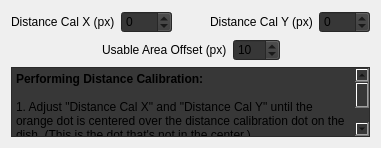
                <widget class="QWidget" name="page_2">
                 <property name="geometry">
                  <rect>
                   <x>0</x>
                   <y>0</y>
                   <width>381</width>
                   <height>139</height>
                  </rect>
                 </property>
                 <attribute name="label">
                  <string>Distance and Usable Area Calibration</string>
                 </attribute>
                 <layout class="QGridLayout" name="gridLayout_23">
                  <item row="2" column="0">
                   <layout class="QGridLayout" name="gridLayout_22">
                    <item row="0" column="0">
                     <widget class="QTextBrowser" name="textBrowser_4">
                      <property name="styleSheet">
                       <string notr="true">background-color:rgb(55,55,55)</string>
                      </property>
                      <property name="html">
                       <string>&lt;!DOCTYPE HTML PUBLIC &quot;-//W3C//DTD HTML 4.0//EN&quot; &quot;http://www.w3.org/TR/REC-html40/strict.dtd&quot;&gt;
&lt;html&gt;&lt;head&gt;&lt;meta name=&quot;qrichtext&quot; content=&quot;1&quot; /&gt;&lt;style type=&quot;text/css&quot;&gt;
p, li { white-space: pre-wrap; }
&lt;/style&gt;&lt;/head&gt;&lt;body style=&quot; font-family:'Sans Serif'; font-size:9pt; font-weight:400; font-style:normal;&quot;&gt;
&lt;p style=&quot; margin-top:0px; margin-bottom:0px; margin-left:0px; margin-right:0px; -qt-block-indent:0; text-indent:0px;&quot;&gt;&lt;span style=&quot; font-weight:600;&quot;&gt;Performing Distance Calibration:&lt;/span&gt;&lt;/p&gt;
&lt;p style=&quot;-qt-paragraph-type:empty; margin-top:0px; margin-bottom:0px; margin-left:0px; margin-right:0px; -qt-block-indent:0; text-indent:0px;&quot;&gt;&lt;br /&gt;&lt;/p&gt;
&lt;p style=&quot; margin-top:0px; margin-bottom:0px; margin-left:0px; margin-right:0px; -qt-block-indent:0; text-indent:0px;&quot;&gt;1. Adjust &amp;quot;Distance Cal X&amp;quot; and &amp;quot;Distance Cal Y&amp;quot; until the orange dot is centered over the distance calibration dot on the dish. (This is the dot that's not in the center.)&lt;/p&gt;
&lt;p style=&quot;-qt-paragraph-type:empty; margin-top:0px; margin-bottom:0px; margin-left:0px; margin-right:0px; -qt-block-indent:0; text-indent:0px;&quot;&gt;&lt;br /&gt;&lt;/p&gt;
&lt;p style=&quot; margin-top:0px; margin-bottom:0px; margin-left:0px; margin-right:0px; -qt-block-indent:0; text-indent:0px;&quot;&gt;&lt;span style=&quot; font-weight:600;&quot;&gt;Setting Usable Area Offset:&lt;/span&gt;&lt;/p&gt;
&lt;p style=&quot;-qt-paragraph-type:empty; margin-top:0px; margin-bottom:0px; margin-left:0px; margin-right:0px; -qt-block-indent:0; text-indent:0px;&quot;&gt;&lt;br /&gt;&lt;/p&gt;
&lt;p style=&quot; margin-top:0px; margin-bottom:0px; margin-left:0px; margin-right:0px; -qt-block-indent:0; text-indent:0px;&quot;&gt;1. Adjust the &amp;quot;Usable Area Offset&amp;quot; value until the yellow circle only resides in the usable portion of the dish.&lt;/p&gt;&lt;/body&gt;&lt;/html&gt;</string>
                      </property>
                     </widget>
                    </item>
                   </layout>
                  </item>
                  <item row="1" column="0">
                   <layout class="QGridLayout" name="gridLayout_21">
                    <item row="1" column="3">
                     <spacer name="horizontalSpacer_25">
                      <property name="orientation">
                       <enum>Qt::Horizontal</enum>
                      </property>
                      <property name="sizeHint" stdset="0">
                       <size>
                        <width>40</width>
                        <height>20</height>
                       </size>
                      </property>
                     </spacer>
                    </item>
                    <item row="1" column="1">
                     <widget class="QLabel" name="label_46">
                      <property name="text">
                       <string>Usable Area Offset (px)</string>
                      </property>
                     </widget>
                    </item>
                    <item row="1" column="2">
                     <widget class="QSpinBox" name="usable_area_offset_spin_box">
                      <property name="styleSheet">
                       <string notr="true">background-color:rgb(55,55,55)</string>
                      </property>
                      <property name="maximum">
                       <number>100</number>
                      </property>
                      <property name="value">
                       <number>10</number>
                      </property>
                     </widget>
                    </item>
                    <item row="1" column="0">
                     <spacer name="horizontalSpacer_34">
                      <property name="orientation">
                       <enum>Qt::Horizontal</enum>
                      </property>
                      <property name="sizeHint" stdset="0">
                       <size>
                        <width>40</width>
                        <height>20</height>
                       </size>
                      </property>
                     </spacer>
                    </item>
                   </layout>
                  </item>
                  <item row="0" column="0">
                   <layout class="QHBoxLayout" name="horizontalLayout_11">
                    <item>
                     <widget class="QLabel" name="label_48">
                      <property name="text">
                       <string>Distance Cal X (px)</string>
                      </property>
                     </widget>
                    </item>
                    <item>
                     <widget class="QSpinBox" name="distance_calibration_x_spin_box">
                      <property name="styleSheet">
                       <string notr="true">background-color:rgb(55,55,55)</string>
                      </property>
                      <property name="minimum">
                       <number>-200</number>
                      </property>
                      <property name="maximum">
                       <number>200</number>
                      </property>
                     </widget>
                    </item>
                    <item>
                     <spacer name="horizontalSpacer_35">
                      <property name="orientation">
                       <enum>Qt::Horizontal</enum>
                      </property>
                      <property name="sizeHint" stdset="0">
                       <size>
                        <width>40</width>
                        <height>20</height>
                       </size>
                      </property>
                     </spacer>
                    </item>
                    <item>
                     <widget class="QLabel" name="label_49">
                      <property name="text">
                       <string>Distance Cal Y (px)</string>
                      </property>
                     </widget>
                    </item>
                    <item>
                     <widget class="QSpinBox" name="distance_calibration_y_spin_box">
                      <property name="styleSheet">
                       <string notr="true">background-color:rgb(55,55,55)</string>
                      </property>
                      <property name="minimum">
                       <number>-200</number>
                      </property>
                      <property name="maximum">
                       <number>200</number>
                      </property>
                     </widget>
                    </item>
                   </layout>
                  </item>
                 </layout>
                </widget>
